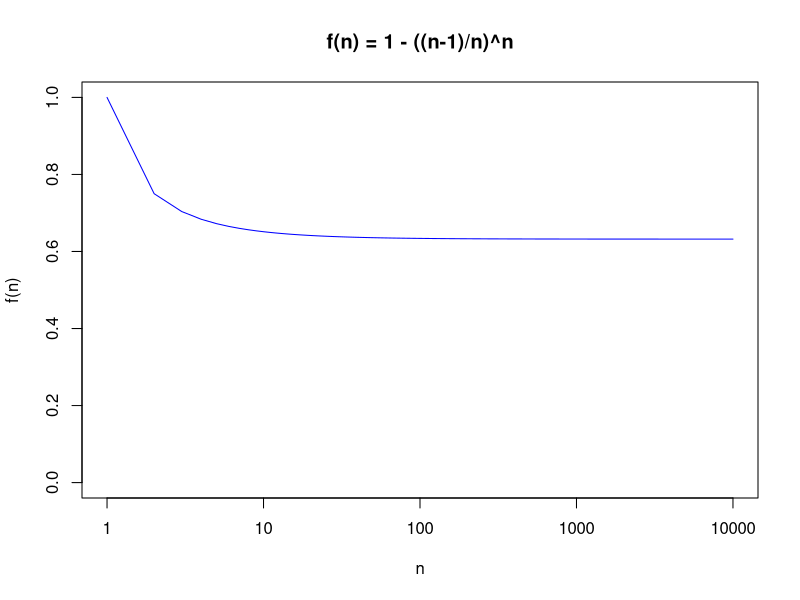

This chart was generated by the following R code:
func <- function(n) {
    1 - ((n - 1) / n)^n
}

n <- 1:10000
plot(n, func(n),
    type = "l", col = "blue", xlab = "n", ylab = "f(n)",
    main = "f(n) = 1 - ((n-1)/n)^n", ylim = c(0, 1), log = "x"
)

store <- rep(NA, 10000)
for (i in 1:10000) {
    store[i] <- sum(sample(1:100, rep = TRUE) == 4) > 0 # nolint
}
mean(store)
